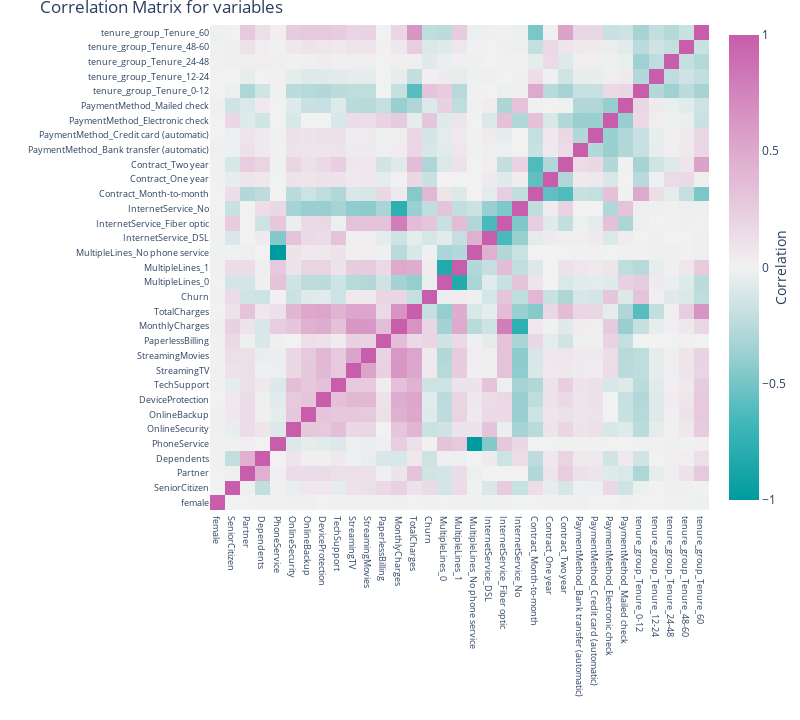

The code cell stored with this chart in its notebook:
### Markdown cell above
# Correlation Matrix

### Code cell
# correlation
correlation = DATA.corr()
# tick labels
matrix_cols = correlation.columns.tolist()
# convert to array
corr_array = np.array(correlation)
# Plotting
trace = go.Heatmap(z=corr_array,
                   x=matrix_cols,
                   y=matrix_cols,
                   colorscale="tropic",
                   colorbar={'title': "Correlation",
                             'titleside': "right"
                             },
                   )

layout = go.Layout({'title': "Correlation Matrix for variables",
                    'autosize': False,
                    'height': 720,
                    'width': 800,
                    'margin': {'r': 0, 'l': 210,
                               't': 25, 'b': 210,
                               },
                    'yaxis': {'tickfont': {'size': 9}},
                    'xaxis': {'tickfont': {'size': 9}}
                    }
                   )
data = [trace]
fig = go.Figure(data=data, layout=layout)
py.iplot(fig)

### Figure 1 — Plotly figure (JSON) as saved in the notebook; plotly's stock layout.template omitted (floating-point values rounded to 4 significant figures; data arrays with more than 128 entries replaced by an {"elided": "..."} marker saying what was removed)
{"data": [{"colorbar": {"title": {"side": "right", "text": "Correlation"}}, "colorscale": [[0, "rgb(0, 155, 158)"], [0.1667, "rgb(66, 183, 185)"], [0.3333, "rgb(167, 211, 212)"], [0.5, "rgb(241, 241, 241)"], [0.6667, "rgb(228, 193, 217)"], [0.8333, "rgb(214, 145, 193)"], [1, "rgb(199, 93, 171)"]], "type": "heatmap", "x": ["female", "SeniorCitizen", "Partner", "Dependents", "PhoneService", "OnlineSecurity", "OnlineBackup", "DeviceProtection", "TechSupport", "StreamingTV", "StreamingMovies", "PaperlessBilling", "MonthlyCharges", "TotalCharges", "Churn", "MultipleLines_0", "MultipleLines_1", "MultipleLines_No phone service", "InternetService_DSL", "InternetService_Fiber optic", "InternetService_No", "Contract_Month-to-month", "Contract_One year", "Contract_Two year", "PaymentMethod_Bank transfer (automatic)", "PaymentMethod_Credit card (automatic)", "PaymentMethod_Electronic check", "PaymentMethod_Mailed check", "tenure_group_Tenure_0-12", "tenure_group_Tenure_12-24", "tenure_group_Tenure_24-48", "tenure_group_Tenure_48-60", "tenure_group_Tenure_60"], "y": ["female", "SeniorCitizen", "Partner", "Dependents", "PhoneService", "OnlineSecurity", "OnlineBackup", "DeviceProtection", "TechSupport", "StreamingTV", "StreamingMovies", "PaperlessBilling", "MonthlyCharges", "TotalCharges", "Churn", "MultipleLines_0", "MultipleLines_1", "MultipleLines_No phone service", "InternetService_DSL", "InternetService_Fiber optic", "InternetService_No", "Contract_Month-to-month", "Contract_One year", "Contract_Two year", "PaymentMethod_Bank transfer (automatic)", "PaymentMethod_Credit card (automatic)", "PaymentMethod_Electronic check", "PaymentMethod_Mailed check", "tenure_group_Tenure_0-12", "tenure_group_Tenure_12-24", "tenure_group_Tenure_24-48", "tenure_group_Tenure_48-60", "tenure_group_Tenure_60"], "z": {"elided": "33x33 float values"}}], "layout": {"autosize": false, "height": 720, "margin": {"b": 210, "l": 210, "r": 0, "t": 25}, "title": {"text": "Correlation Matrix for variables"}, "width": 800, "xaxis": {"tickfont": {"size": 9}}, "yaxis": {"tickfont": {"size": 9}}}}
